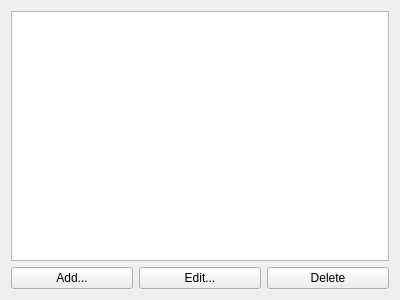
<?xml version="1.0" encoding="UTF-8"?>
<ui version="4.0">
 <class>AvailableStopsDialog</class>
 <widget class="QDialog" name="AvailableStopsDialog">
  <property name="geometry">
   <rect>
    <x>0</x>
    <y>0</y>
    <width>400</width>
    <height>300</height>
   </rect>
  </property>
  <property name="windowTitle">
   <string>My Bus Stops</string>
  </property>
  <layout class="QHBoxLayout" name="horizontalLayout_2">
   <item>
    <layout class="QVBoxLayout" name="verticalLayout">
     <item>
      <widget class="QListWidget" name="stop_list"/>
     </item>
     <item>
      <layout class="QHBoxLayout" name="horizontalLayout">
       <item>
        <widget class="QPushButton" name="addButton">
         <property name="text">
          <string>Add...</string>
         </property>
         <property name="autoDefault">
          <bool>false</bool>
         </property>
        </widget>
       </item>
       <item>
        <widget class="QPushButton" name="editButton">
         <property name="text">
          <string>Edit...</string>
         </property>
         <property name="autoDefault">
          <bool>false</bool>
         </property>
        </widget>
       </item>
       <item>
        <widget class="QPushButton" name="deleteButton">
         <property name="text">
          <string>Delete</string>
         </property>
         <property name="autoDefault">
          <bool>false</bool>
         </property>
         <property name="flat">
          <bool>false</bool>
         </property>
        </widget>
       </item>
      </layout>
     </item>
    </layout>
   </item>
  </layout>
 </widget>
 <resources/>
 <connections/>
</ui>
